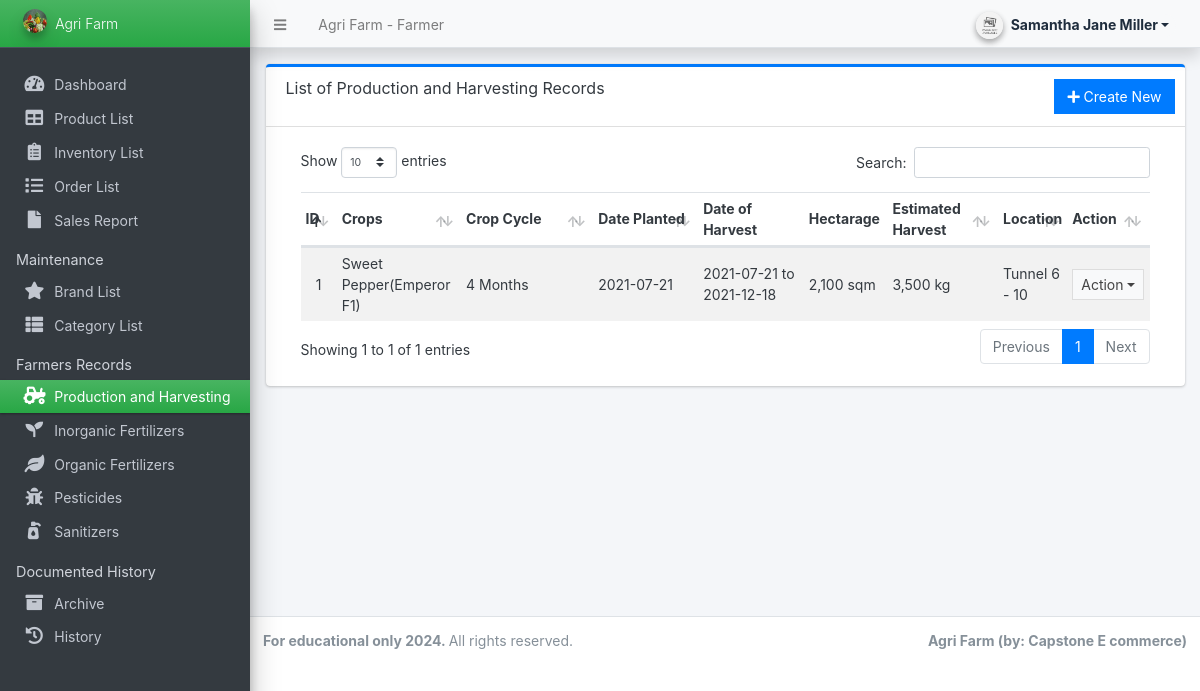
/farmer/?page=farmer_records/production (signed in), run on an earlier commit of the app's database.
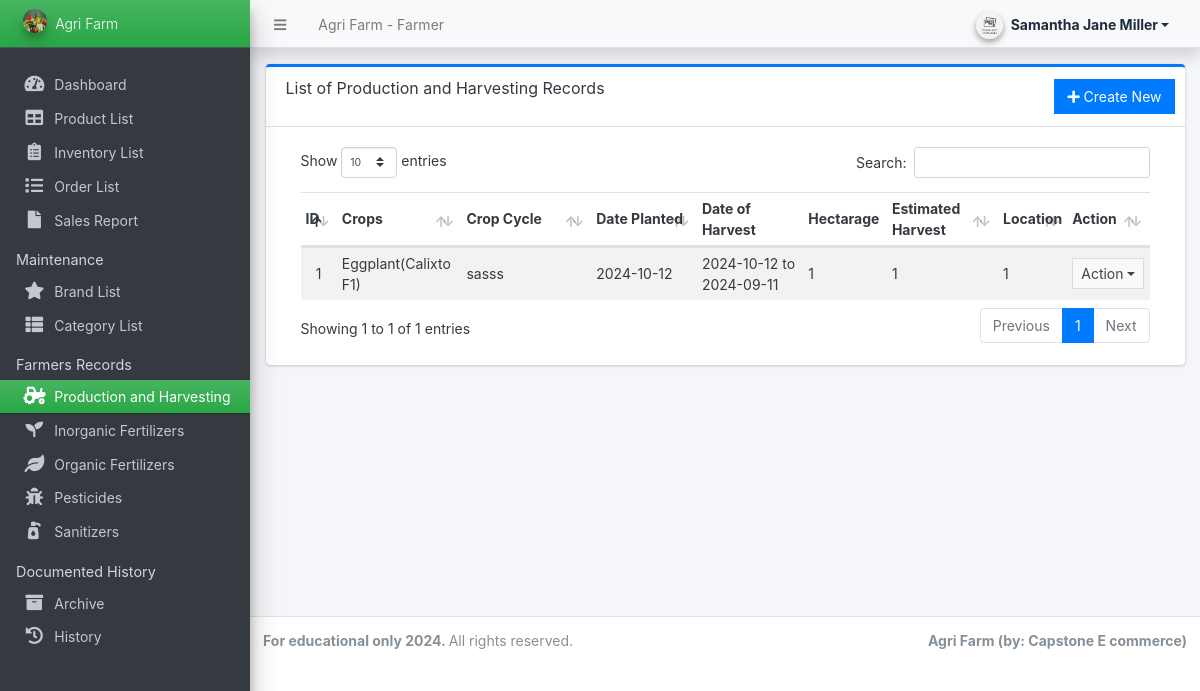
And on a later commit of the database.
### tables this page shows
CREATE TABLE `production_harvesting` (
  `id` int(11) NOT NULL,
  `user_id` int(11) NOT NULL,
  `crops` varchar(255) NOT NULL,
  `crop_cycle` varchar(255) NOT NULL,
  `date_planted` date NOT NULL,
  `date_harvest` date NOT NULL,
  `hectarage` varchar(255) NOT NULL,
  `harvest_kg` varchar(255) NOT NULL,
  `location` varchar(255) NOT NULL,
  `delete_flag` tinyint(1) NOT NULL DEFAULT 0
);

### config.php (called while the page is built, shortened)
<?php
require_once('classes/DBConnection.php');
require_once('classes/SystemSettings.php');
function validate_image($file){
	if(!empty($file)){
        $ex = explode("?",$file);
        $file = $ex[0];
        $ts = isset($ex[1]) ? "?".$ex[1] : '';
		if(is_file(base_app.$file)){
			return base_url.$file.$ts;
		}else{
			return base_url.'dist/img/no-image-available.png';
		}
	}else{
		return base_url.'dist/img/no-image-available.png';
	}
}
function isMobileDevice(){
    $aMobileUA = array(
        '/iphone/i' => 'iPhone',
        '/ipod/i' => 'iPod',
        '/ipad/i' => 'iPad',
        '/android/i' => 'Android',
        '/blackberry/i' => 'BlackBerry',
        '/webos/i' => 'Mobile'
    );
    return false;
}
?>

### classes/DBConnection.php (called while the page is built, shortened)
<?php
class DBConnection
{
    private $host = 'localhost';
    private $username = 'root';
    private $password = '';
    private $database = 'store';
    public $conn;
    public function __construct()
    {
        if (!isset($this->conn)) {
            $this->conn = new mysqli($this->host, $this->username, $this->password, $this->database, 8111);
        }
    }
}

### classes/SystemSettings.php (called while the page is built, shortened)
<?php
class SystemSettings extends DBConnection
{
	function userdata($field = '')
	{
		if (!empty($field)) {
			if (isset($_SESSION['userdata'][$field]))
				return $_SESSION['userdata'][$field];
			else
				return null;
		} else {
			return false;
		}
	}
	function info($field = '')
	{
		if (!empty($field)) {
			if (isset($_SESSION['system_info'][$field]))
				return $_SESSION['system_info'][$field];
			else
				return false;
		} else {
			return false;
		}
	}
}
$_settings = new SystemSettings();

### farmer/farmer_records/production.php (the view, shortened to what this page needs)
<div class="card card-outline card-primary">
    <div class="card-header">
        <h3 class="card-title">List of Production and Harvesting Records</h3>
        <div class="card-tools">
            <a href="javascript:void(0)" id="create_new" class="btn btn-flat btn-primary"><span class="fas fa-plus"></span> Create New</a>
        </div>
    </div>
    <div class="card-body">
        <div class="container-fluid">
            <div class="container-fluid">
                <table class="table table-hover table-striped">
                    <colgroup>
                        <col width="5%">
                        <col width="15%">
                        <col width="20%">
                        <col width="15%">
                        <col width="15%">
                        <col width="10%">
                        <col width="15%">
                        <col width="15%">
                        <col width="10%">
                    </colgroup>
                    <thead>
                        <tr>
                            <th>ID</th>
                            <th>Crops</th>
                            <th>Crop Cycle</th>
                            <th>Date Planted</th>
                            <th>Date of Harvest</th>
                            <th>Hectarage</th>
                            <th>Estimated Harvest</th>
                            <th>Location</th>
                            <th>Action</th>
                        </tr>
                    </thead>
                    <tbody>
                        <?php
                        $i = 1;
                        $user_id = isset($_SESSION['userdata']['id']) ? $_SESSION['userdata']['id'] : null;
                        $qry = $conn->query("SELECT * FROM `production_harvesting` WHERE `user_id` = {$user_id} AND `delete_flag` = 0 ORDER BY `id` DESC");
                        while ($row = $qry->fetch_assoc()):
                            $harvest_date = $row['date_planted'] . ' to ' . $row['date_harvest'];
                        ?>
                            <tr>
                                <td class="text-center"><?php echo $i++; ?></td>
                                <td><?php echo htmlspecialchars($row['crops']); ?></td>
                                <td><?php echo htmlspecialchars($row['crop_cycle']); ?></td>
                                <td><?php echo date("Y-m-d", strtotime($row['date_planted'])); ?></td>
                                <td><?php echo htmlspecialchars($harvest_date); ?></td>
                                <td><?php echo htmlspecialchars($row['hectarage']); ?></td>
                                <td><?php echo htmlspecialchars($row['harvest_kg']); ?></td>
                                <td><?php echo htmlspecialchars($row['location']); ?></td>
                                <td align="center">
                                    <button type="button" class="btn btn-flat btn-default btn-sm dropdown-toggle dropdown-icon" data-toggle="dropdown">
                                        Action
                                    </button>
                                </td>
                            </tr>
                        <?php endwhile; ?>
                    </tbody>
                </table>
            </div>
        </div>
    </div>
</div>

### farmer/index.php (shortened to what this page needs)
<?php require_once('../config.php'); ?>
<!DOCTYPE html>
<html lang="en" class="" style="height: auto;">
<?php require_once('inc/header.php') ?>
<body class="sidebar-mini layout-fixed control-sidebar-slide-open layout-navbar-fixed sidebar-mini-md sidebar-mini-xs text-sm" data-new-gr-c-s-check-loaded="14.991.0" data-gr-ext-installed="" style="height: auto;">
  <div class="wrapper">
    <?php require_once('inc/topBarNav.php') ?>
    <?php require_once('inc/navigation.php') ?>
    <?php $page = isset($_GET['page']) ? $_GET['page'] : 'home';  ?>
    <div class="content-wrapper  pt-3" style="min-height: 567.854px;">
      <section class="content  text-dark">
        <div class="container-fluid">
          <?php
          if (!file_exists($page . ".php") && !is_dir($page)) {
            include '404.html';
          } else {
            if (is_dir($page))
              include $page . '/index.php';
            else
              include $page . '.php';
          }
          ?>
        </div>
      </section>
    </div>
    <?php require_once('inc/footer.php') ?>
</body>
</html>

### farmer/inc/header.php (shortened to what this page needs)
<head>
    <link rel="stylesheet" href="<?php echo base_url ?>plugins/fontawesome-free/css/all.min.css">
    <link rel="stylesheet" href="<?php echo base_url ?>plugins/tempusdominus-bootstrap-4/css/tempusdominus-bootstrap-4.min.css">
  <link rel="stylesheet" href="<?php echo base_url ?>plugins/datatables-bs4/css/dataTables.bootstrap4.min.css">
  <link rel="stylesheet" href="<?php echo base_url ?>plugins/datatables-responsive/css/responsive.bootstrap4.min.css">
  <link rel="stylesheet" href="<?php echo base_url ?>plugins/datatables-buttons/css/buttons.bootstrap4.min.css">
  <link rel="stylesheet" href="<?php echo base_url ?>plugins/select2/css/select2.min.css">
  <link rel="stylesheet" href="<?php echo base_url ?>plugins/select2-bootstrap4-theme/select2-bootstrap4.min.css">
    <link rel="stylesheet" href="<?php echo base_url ?>plugins/icheck-bootstrap/icheck-bootstrap.min.css">
    <link rel="stylesheet" href="<?php echo base_url ?>plugins/jqvmap/jqvmap.min.css">
    <link rel="stylesheet" href="<?php echo base_url ?>dist/css/adminlte.css">
    <link rel="stylesheet" href="<?php echo base_url ?>dist/css/custom.css">
    <link rel="stylesheet" href="<?php echo base_url ?>plugins/overlayScrollbars/css/OverlayScrollbars.min.css">
    <link rel="stylesheet" href="<?php echo base_url ?>plugins/daterangepicker/daterangepicker.css">
    <link rel="stylesheet" href="<?php echo base_url ?>plugins/summernote/summernote-bs4.min.css">
  <link rel="stylesheet" href="<?php echo base_url ?>plugins/sweetalert2-theme-bootstrap-4/bootstrap-4.min.css">
  </head>

### farmer/inc/topBarNav.php (shortened to what this page needs)
<nav class="main-header navbar navbar-expand navbar-light shadow text-sm">
  <ul class="navbar-nav">
    <li class="nav-item">
      <a class="nav-link" data-widget="pushmenu" href="#" role="button"><i class="fas fa-bars"></i></a>
    </li>
    <li class="nav-item d-none d-sm-inline-block">
      <a href="<?php echo base_url ?>" class="nav-link"><?php echo (!isMobileDevice()) ? $_settings->info('name') : $_settings->info('short_name'); ?> - Farmer</a>
    </li>
  </ul>
  <ul class="navbar-nav ml-auto">
    <li class="nav-item">
      <div class="btn-group nav-link">
        <button type="button" class="btn btn-rounded badge badge-light dropdown-toggle dropdown-icon" data-toggle="dropdown">
          <span><img src="<?php echo validate_image($_settings->userdata('avatar')) ?>" class="img-circle elevation-2 user-img" alt="User Image"></span>
          <span class="ml-3"><?php echo ucwords($_settings->userdata('firstname') . ' ' . $_settings->userdata('lastname')) ?></span>
        </button>
      </div>
    </li>
  </ul>
</nav>

### farmer/inc/navigation.php (shortened to what this page needs)
<aside class="main-sidebar sidebar-dark-green elevation-4 sidebar-no-expand">
  <a href="<?php echo base_url ?>farmer" class="brand-link bg-gradient-green text-sm">
    <img src="<?php echo validate_image($_settings->info('logo')) ?>" alt="Store Logo" class="brand-image img-circle elevation-3" style="opacity: .8;width: 1.5rem;height: 1.5rem;max-height: unset">
    <span class="brand-text font-weight-light"><?php echo $_settings->info('short_name') ?></span>
  </a>
  <div class="sidebar os-host os-theme-light os-host-overflow os-host-overflow-y os-host-resize-disabled os-host-transition os-host-scrollbar-horizontal-hidden">
    <div class="os-content-glue" style="margin: 0px -8px; width: 249px; height: 646px;"></div>
    <div class="os-padding">
      <div class="os-viewport os-viewport-native-scrollbars-invisible" style="overflow-y: scroll;">
        <div class="os-content" style="padding: 0px 8px; height: 100%; width: 100%;">
          <nav class="mt-4">
            <ul class="nav nav-pills nav-sidebar flex-column text-sm nav-compact nav-flat nav-child-indent nav-collapse-hide-child" data-widget="treeview" role="menu" data-accordion="false">
              <li class="nav-item dropdown">
                <a href="./" class="nav-link nav-home">
                  <i class="nav-icon fas fa-tachometer-alt"></i>
                  <p>
                    Dashboard
                  </p>
                </a>
              </li>
              <li class="nav-item dropdown">
                <a href="<?php echo base_url ?>farmer/?page=product" class="nav-link nav-product">
                  <i class="nav-icon fas fa-table"></i>
                  <p>
                    Product List
                  </p>
                </a>
              </li>
              <li class="nav-item dropdown">
                <a href="<?php echo base_url ?>farmer/?page=inventory" class="nav-link nav-inventory">
                  <i class="nav-icon fas fa-clipboard-list"></i>
                  <p>
                    Inventory List
                  </p>
                </a>
              </li>
              <li class="nav-item dropdown">
                <a href="<?php echo base_url ?>farmer/?page=orders" class="nav-link nav-orders">
                  <i class="nav-icon fas fa-list"></i>
                  <p>
                    Order List
                  </p>
                </a>
              </li>
              <li class="nav-item dropdown">
                <a href="<?php echo base_url ?>farmer/?page=sales" class="nav-link nav-sales">
                  <i class="nav-icon fas fa-file"></i>
                  <p>
                    Sales Report
                  </p>
                </a>
              </li>
              <li class="nav-header">Maintenance</li>
              <li class="nav-item dropdown">
                <a href="<?php echo base_url ?>farmer/?page=maintenance/brand" class="nav-link nav-maintenance_brand">
                  <i class="nav-icon fas fa-star"></i>
                  <p>
                    Brand List
                  </p>
                </a>
              </li>
              <li class="nav-item dropdown">
                <a href="<?php echo base_url ?>farmer/?page=maintenance/category" class="nav-link nav-maintenance_category">
                  <i class="nav-icon fas fa-th-list"></i>
                  <p>
                    Category List
                  </p>
                </a>
              </li>
              <li class="nav-header">Farmers Records</li>
              <li class="nav-item dropdown">
                <a href="<?php echo base_url ?>farmer/?page=farmer_records/production" class="nav-link nav-farmer_records_production">
                  <i class="nav-icon fas fa-tractor"></i>
                  <p>Production and Harvesting</p>
                </a>
              </li>
              <li class="nav-item dropdown">
                <a href="<?php echo base_url ?>farmer/?page=farmer_records/inorganic_fertilizers" class="nav-link nav-farmer_records_inorganic_fertilizers">
                  <i class="nav-icon fas fa-seedling"></i>
                  <p>Inorganic Fertilizers</p>
                </a>
              </li>
              <li class="nav-item dropdown">
                <a href="<?php echo base_url ?>farmer/?page=farmer_records/organic_fertilizers" class="nav-link nav-farmer_records_organic_fertilizers">
                  <i class="nav-icon fas fa-leaf"></i>
                  <p>Organic Fertilizers</p>
                </a>
              </li>
              <li class="nav-item dropdown">
                <a href="<?php echo base_url ?>farmer/?page=farmer_records/pesticides" class="nav-link nav-farmer_records_pesticides">
                  <i class="nav-icon fas fa-bug"></i>
                  <p>Pesticides</p>
                </a>
              </li>
              <li class="nav-item dropdown">
                <a href="<?php echo base_url ?>farmer/?page=farmer_records/sanitizers" class="nav-link nav-farmer_records_sanitizers">
                  <i class="nav-icon fas fa-pump-soap"></i>
                  <p>Sanitizers</p>
                </a>
              </li>
              <li class="nav-header">Documented History</li>
              <li class="nav-item dropdown">
                <a href="<?php echo base_url ?>farmer/?page=archive" class="nav-link nav-archive">
                  <i class="nav-icon fas fa-archive"></i>
                  <p>Archive</p>
                </a>
              </li>
              <li class="nav-item dropdown">
                <a href="<?php echo base_url ?>farmer/?page=history" class="nav-link nav-history">
                  <i class="nav-icon fas fa-history"></i>
                  <p>History</p>
                </a>
              </li>
            </ul>
          </nav>
        </div>
      </div>
    </div>
  </div>
</aside>

### farmer/inc/footer.php (shortened to what this page needs)
<footer class="main-footer text-sm">
  <strong>For educational only <?php echo date('Y') ?>.
  </strong>
  All rights reserved.
  <div class="float-right d-none d-sm-inline-block">
    <b><?php echo $_settings->info('short_name') ?> (by: Capstone E commerce)</b>
  </div>
</footer>
</div>

### farmer/inc/topBarNav.php (style rules this page uses)
.user-img { position: absolute; height: 27px; width: 27px; object-fit: cover; left: -7%; top: -12%; }
.btn-rounded { border-radius: 50px; }

What changed in the data, as far as the page shows it:
no longer on this page (row edited): production_harvesting: crops "Sweet Pepper(Emperor F1)", crop_cycle "4 Months", date_planted "2021-07-21", harvest_date "2021-07-21 to 2021-12-18", hectarage "2,100 sqm", harvest_kg "3,500 kg", location "Tunnel 6 - 10"
now on this page (row edited): production_harvesting: crops "Eggplant(Calixto F1)", crop_cycle "sasss", date_planted "2024-10-12", harvest_date "2024-10-12 to 2024-09-11", hectarage "1", harvest_kg "1", location "1"
